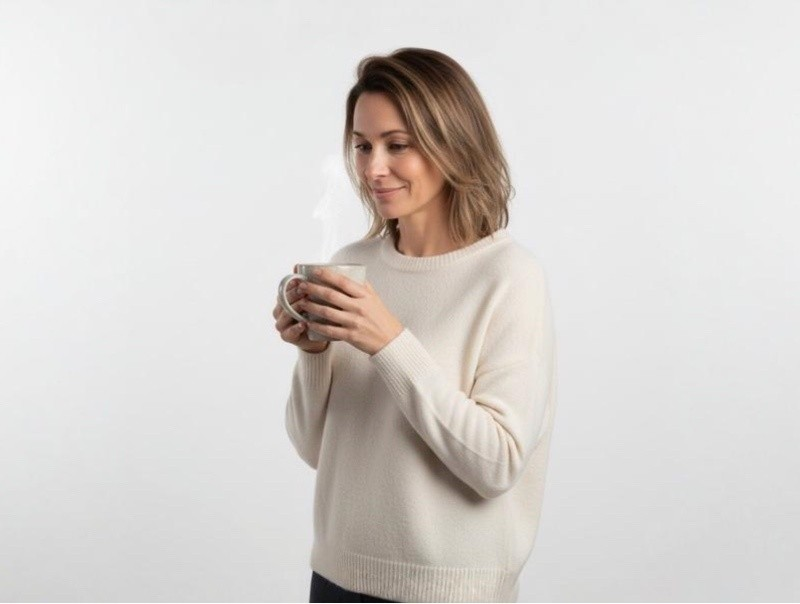
#> input picture images/Detox en Janvier.jpeg, 800 x 604 px
$ python -i og_converter.py   (imports and definitions only)
#> lines starting #> are read from the running program, lines starting #| are printed output that depends on the picture
"""
OG Image Converter — Pharmacie Charnal
Converts any image to 1200x630 Open Graph format.
Uses face detection (OpenCV) to avoid cropping heads.
Output: /images/Blog photos/OG generated/
"""

import streamlit as st
from PIL import Image
from pathlib import Path
import numpy as np
import cv2
import io

OG_WIDTH = 1200
OG_HEIGHT = 630
OG_RATIO = OG_WIDTH / OG_HEIGHT  # 1.904...
OUTPUT_DIR = Path(__file__).parent / "Blog photos" / "OG generated"
# [1 line not run here, left out]

# Load face detector once
_cascade_path = cv2.data.haarcascades + "haarcascade_frontalface_default.xml"
_face_cascade = cv2.CascadeClassifier(_cascade_path)


def detect_faces(img: Image.Image) -> list[tuple[int, int, int, int]]:
    """Detect faces and return list of (x, y, w, h) bounding boxes."""
    arr = np.array(img)
    gray = cv2.cvtColor(arr, cv2.COLOR_RGB2GRAY)
    faces = _face_cascade.detectMultiScale(gray, scaleFactor=1.1, minNeighbors=5, minSize=(30, 30))
    if len(faces) == 0:
        return []
    return [(int(x), int(y), int(w), int(h)) for x, y, w, h in faces]


def smart_crop_to_og(img: Image.Image) -> tuple[Image.Image, str]:
    """Crop image to 1.91:1 ratio centered on faces, then resize to 1200x630.
    Returns (cropped_image, method_used)."""
    w, h = img.size
    current_ratio = w / h

    if abs(current_ratio - OG_RATIO) < 0.01:
        return img.resize((OG_WIDTH, OG_HEIGHT), Image.LANCZOS), "exact ratio"

    faces = detect_faces(img)

    if current_ratio > OG_RATIO:
        # Image too wide — crop sides, center on faces horizontally
        new_w = int(h * OG_RATIO)
        if faces:
            # Center crop on the horizontal midpoint of all faces
            face_center_x = int(np.mean([x + fw // 2 for x, y, fw, fh in faces]))
            left = max(0, min(face_center_x - new_w // 2, w - new_w))
            method = f"face-aware horizontal ({len(faces)} visage(s))"
        else:
            left = (w - new_w) // 2
            method = "center horizontal"
        img = img.crop((left, 0, left + new_w, h))

    else:
        # Image too tall — crop top/bottom, protect faces vertically
        new_h = int(w / OG_RATIO)
        if faces:
            # Find the top of the highest face (with padding above for hair/head)
            face_top = min(y for x, y, fw, fh in faces)
            face_bottom = max(y + fh for x, y, fw, fh in faces)
            # Add 30% padding above topmost face for hair
            head_padding = int((face_bottom - face_top) * 0.3)
            face_top_padded = max(0, face_top - head_padding)

            # Center the crop window on the face region
            face_center_y = (face_top_padded + face_bottom) // 2
            top = max(0, min(face_center_y - new_h // 2, h - new_h))

            # Safety: ensure no face top (with padding) is cut off
            if top > face_top_padded:
                top = max(0, face_top_padded)
            # Ensure crop doesn't exceed image
            if top + new_h > h:
                top = h - new_h

            method = f"face-aware vertical ({len(faces)} visage(s))"
        else:
            # No faces: bias 40% from top (rule of thirds)
            top = int((h - new_h) * 0.4)
            method = "center vertical (pas de visage)"
        img = img.crop((0, top, w, top + new_h))

    return img.resize((OG_WIDTH, OG_HEIGHT), Image.LANCZOS), method


# [47 lines not run here, left out]

>>> from PIL import Image
>>> picture = Image.open('Detox en Janvier.jpeg')
#> picture is the input picture: PIL image 800x604 RGB; mean R, G, B 216.7, 212.8, 209.7
>>> result = smart_crop_to_og(picture)
#> in detect_faces, `gray = cv2.cvtColor(arr, cv2.COLOR_RGB2GRAY)`:
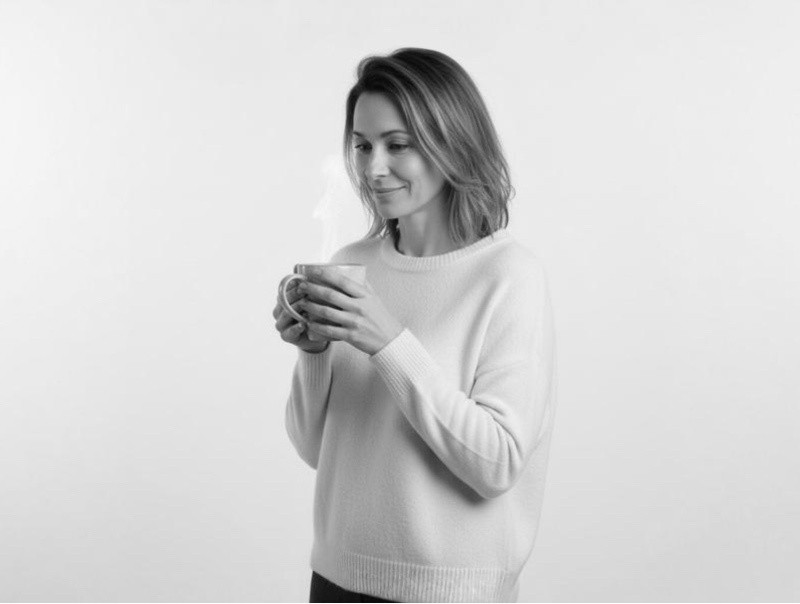
#> gray: shape (604, 800); min 5, max 255, mean 213.6
#> in detect_faces, `faces = _face_cascade.detectMultiScale(gray, scaleFactor=1.1, minNeigh..`: faces = [[324, 101, 116, 116]]
#> in smart_crop_to_og, `faces = detect_faces(img)`: faces = [(324, 101, 116, 116)]
#> in smart_crop_to_og, `face_top = min(y for x, y, fw, fh in faces)`: face_top = 101
#> in smart_crop_to_og, `face_bottom = max(y + fh for x, y, fw, fh in faces)`: face_bottom = 217
#> in smart_crop_to_og, `head_padding = int((face_bottom - face_top) * 0.3)`: head_padding = 34
#> in smart_crop_to_og, `face_top_padded = max(0, face_top - head_padding)`: face_top_padded = 67
#> in smart_crop_to_og, `face_center_y = (face_top_padded + face_bottom) // 2`: face_center_y = 142
#> in smart_crop_to_og, `top = max(0, min(face_center_y - new_h // 2, h - new_h))`: top = 0
#> in smart_crop_to_og, `method = f"face-aware vertical ({len(faces)} visage(s))"`: method = 'face-aware vertical (1 visage(s))'
#> in smart_crop_to_og, `img = img.crop((0, top, w, top + new_h))`:
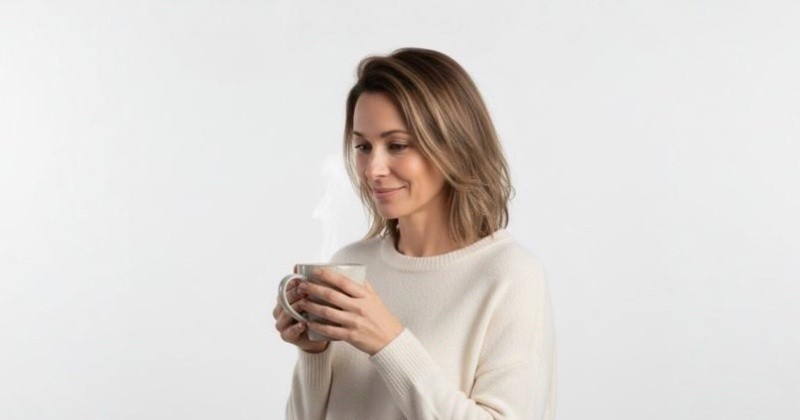
#> img: PIL image 800x420 RGB; mean R, G, B 220.8, 216.3, 213.1

$ run again, on images/Professionnels_de_sante.jpeg
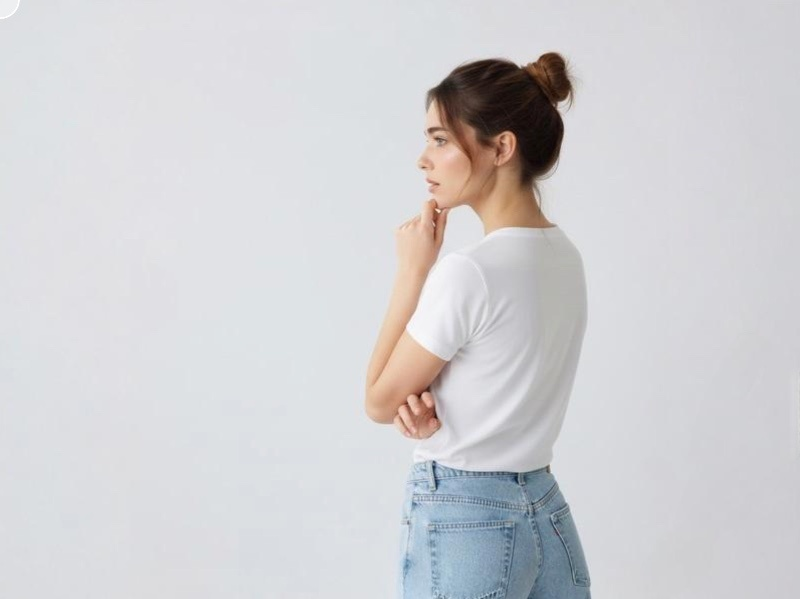
#> input picture images/Professionnels_de_sante.jpeg, 800 x 599 px
#> picture is the input picture: PIL image 800x599 RGB; mean R, G, B 209, 208.6, 211.6
#> in detect_faces, `gray = cv2.cvtColor(arr, cv2.COLOR_RGB2GRAY)`:
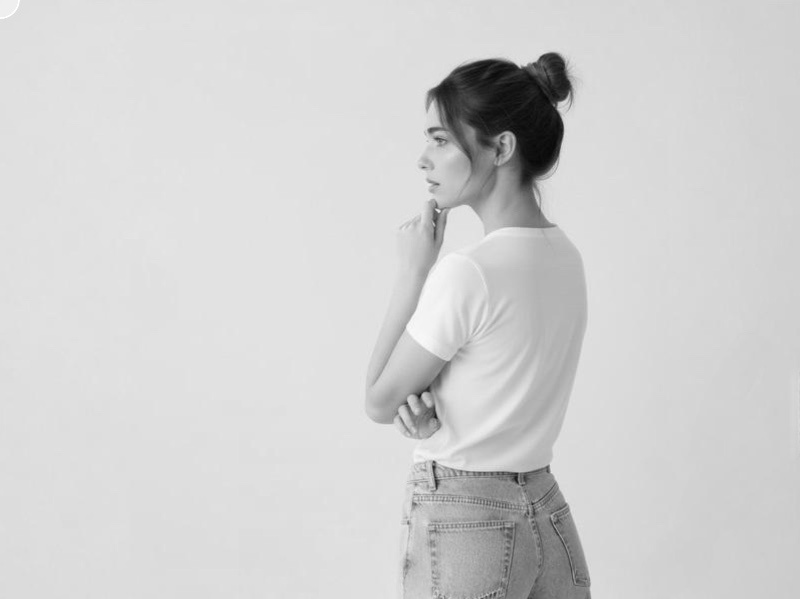
#> gray: shape (599, 800); min 7, max 255, mean 209
#> in detect_faces, `faces = _face_cascade.detectMultiScale(gray, scaleFactor=1.1, minNeigh..`: faces = ()
#> in smart_crop_to_og, `faces = detect_faces(img)`: faces = []
#> in smart_crop_to_og, `img = img.crop((0, top, w, top + new_h))`:
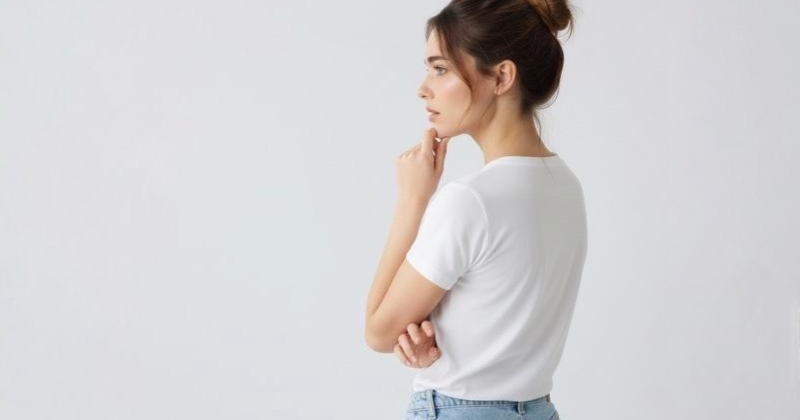
#> img: PIL image 800x420 RGB; mean R, G, B 210.8, 208.8, 210.6

$ run again, on images/les_professionels_de_sante_a_queven.jpeg
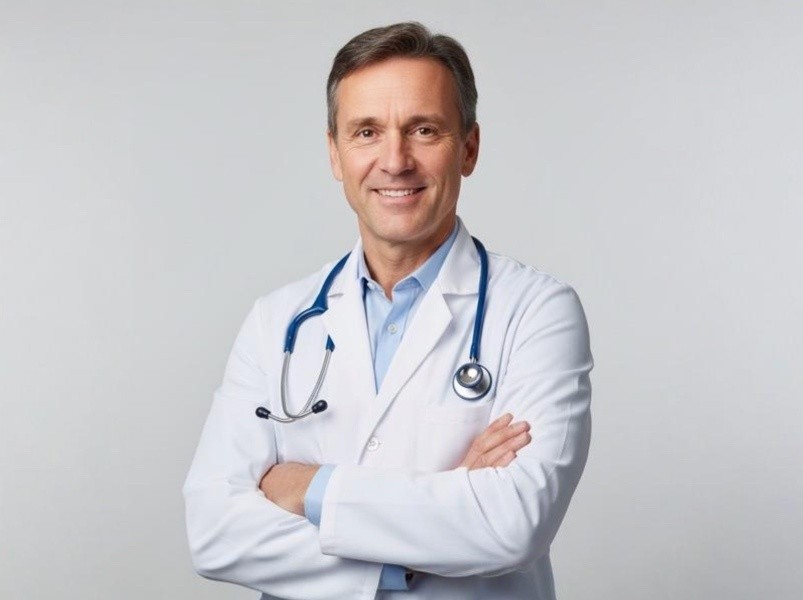
#> input picture images/les_professionels_de_sante_a_queven.jpeg, 803 x 600 px
#> picture is the input picture: PIL image 803x600 RGB; mean R, G, B 200.7, 199.3, 202.7
#> in detect_faces, `gray = cv2.cvtColor(arr, cv2.COLOR_RGB2GRAY)`:
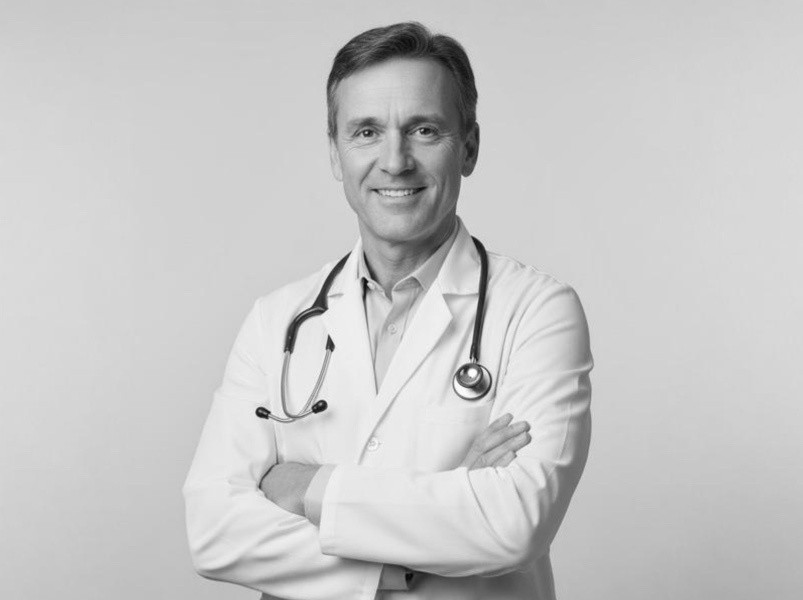
#> gray: shape (600, 803); min 3, max 255, mean 200.1
#> in detect_faces, `faces = _face_cascade.detectMultiScale(gray, scaleFactor=1.1, minNeigh..`: faces = [[317, 69, 156, 156]]
#> in smart_crop_to_og, `faces = detect_faces(img)`: faces = [(317, 69, 156, 156)]
#> face_top = 69
#> face_bottom = 225
#> head_padding = 46
#> face_top_padded = 23
#> face_center_y = 124
#> top = 0
#> method = 'face-aware vertical (1 visage(s))'
#> in smart_crop_to_og, `img = img.crop((0, top, w, top + new_h))`:
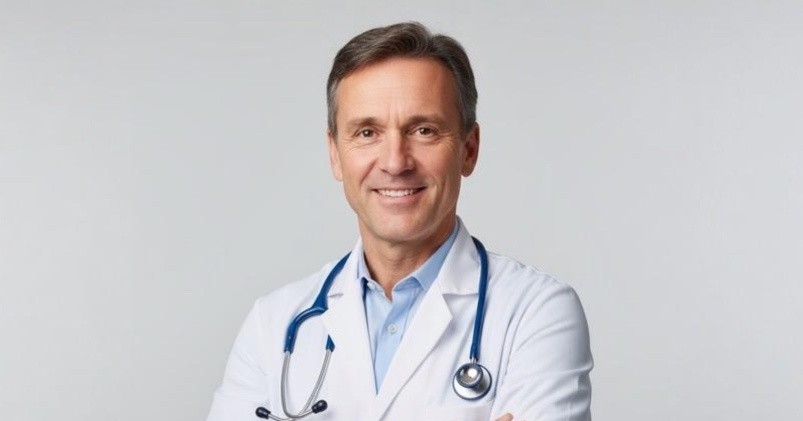
#> img: PIL image 803x421 RGB; mean R, G, B 203.1, 200.9, 203.3
